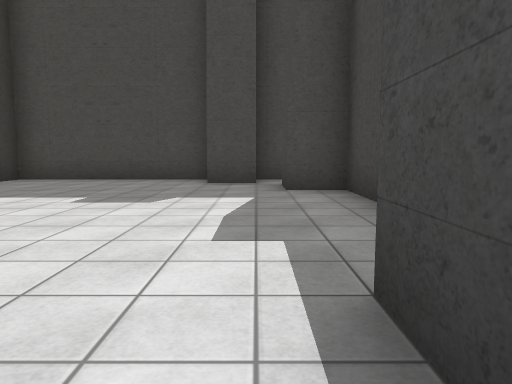
view 1 (above)

23 first-person views from a walk through a scene from a Unity 3-D project. The camera is 1.2 m above the floor, tilts 6° down and sees 70° across. The floor is counted in squares, 2 m on a side. Each view is taken from the middle of a square. On the plan, view 1 faces up. The plan holds only what a view shows up to about 10 squares ahead; the rest is blank. The place goes on beyond the plan. Some surface patterns are stand-ins.

view 2
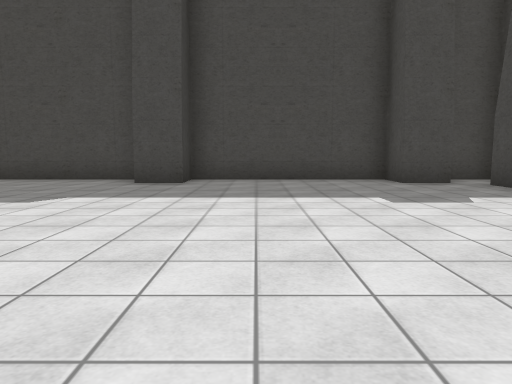

view 3
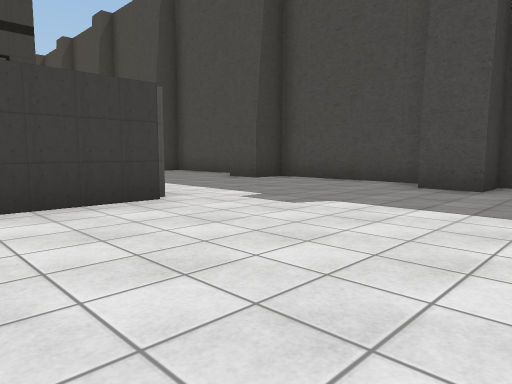

view 4
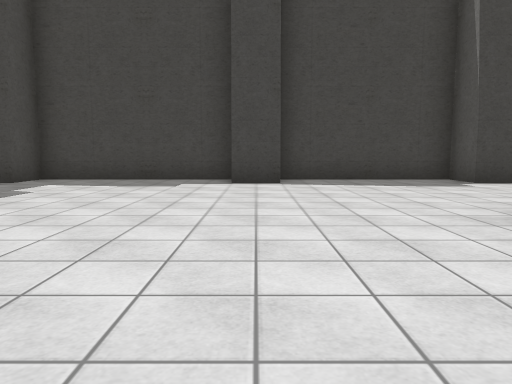

view 5
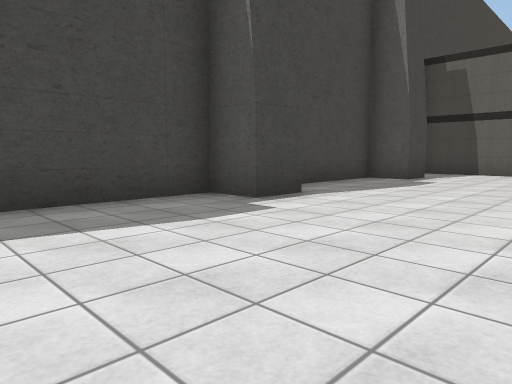

view 6
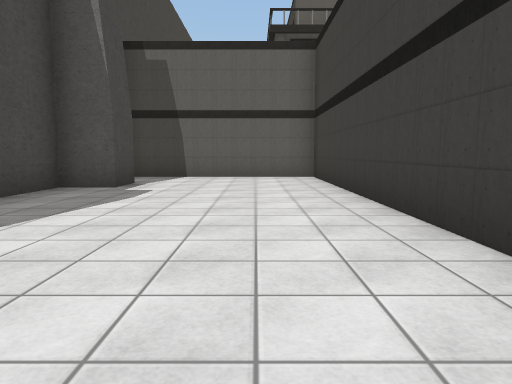

view 7
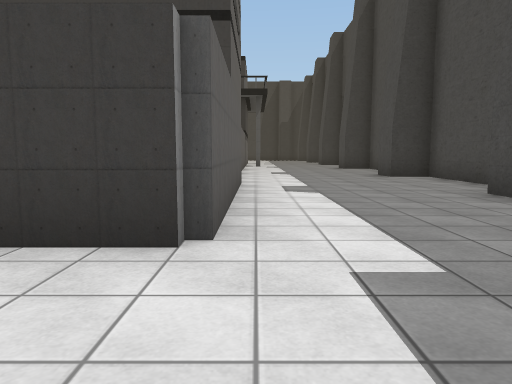

view 8
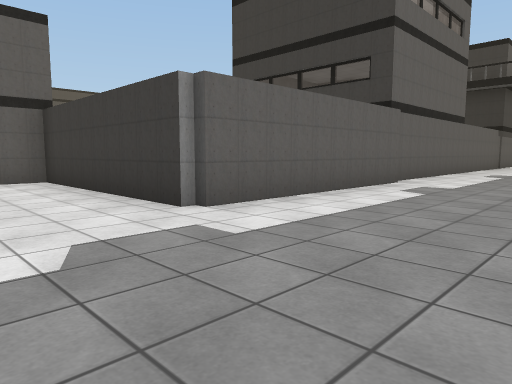

view 9
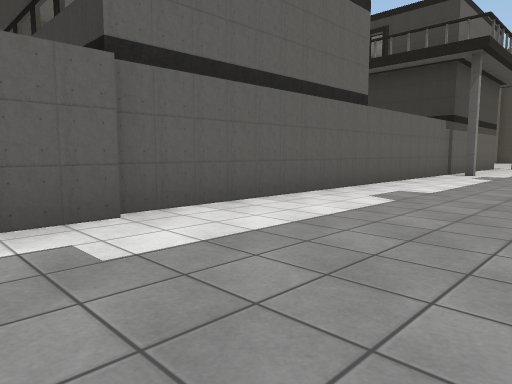

view 10
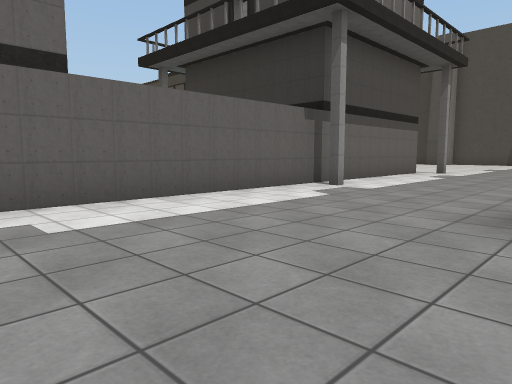

view 11
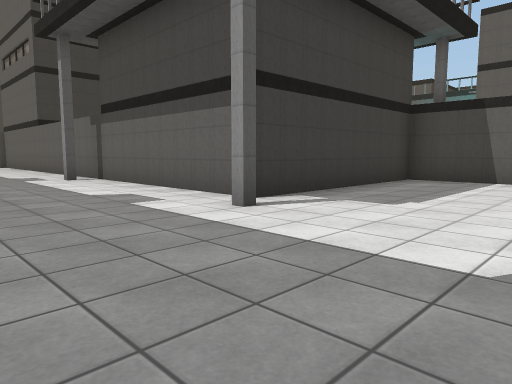

view 12
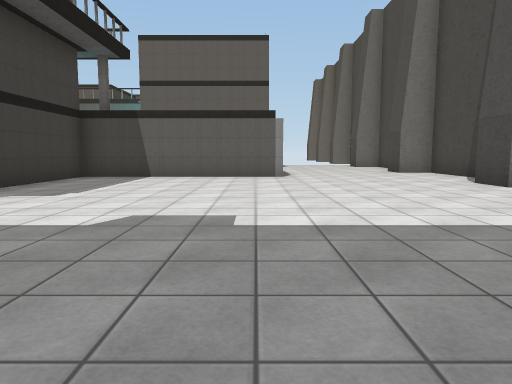

view 13
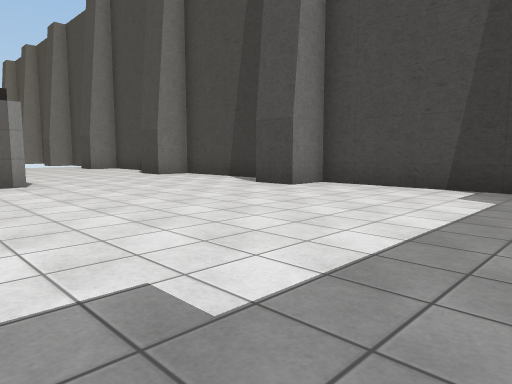

view 14
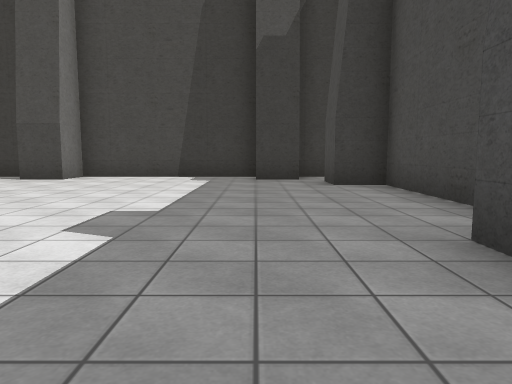

view 15
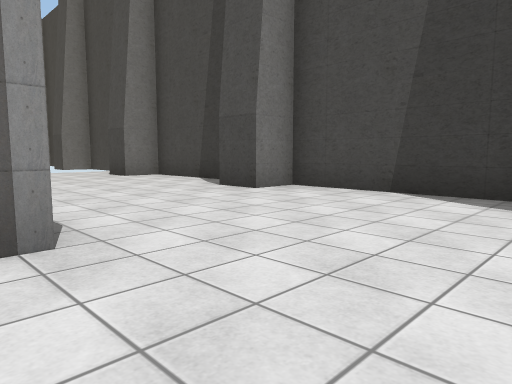

view 16
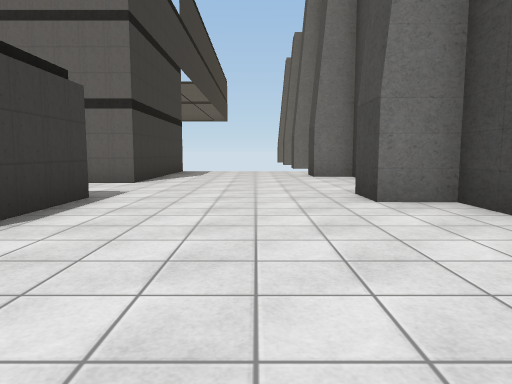

view 17
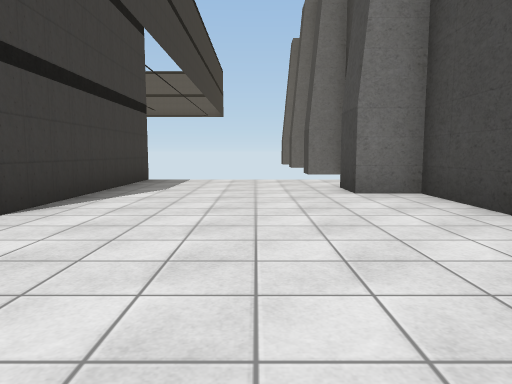

view 18
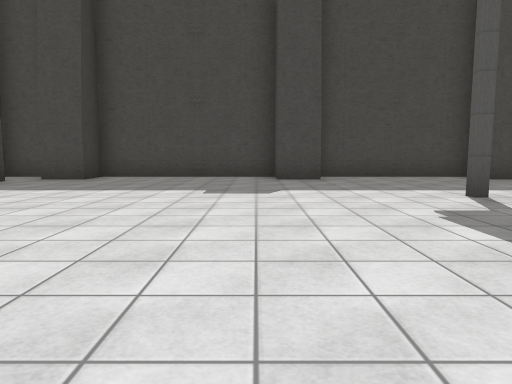

view 19
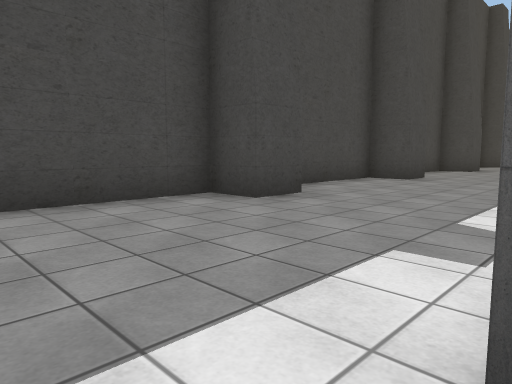

view 20
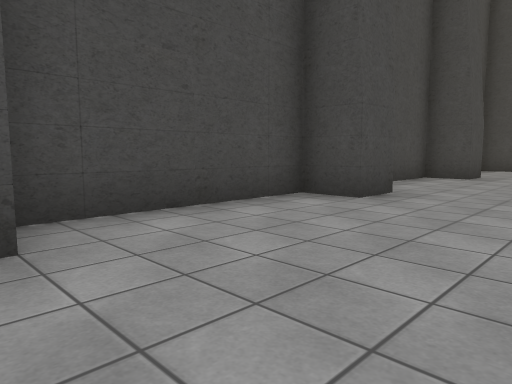

view 21
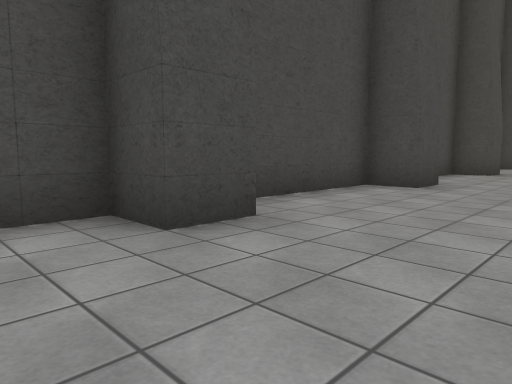

view 22
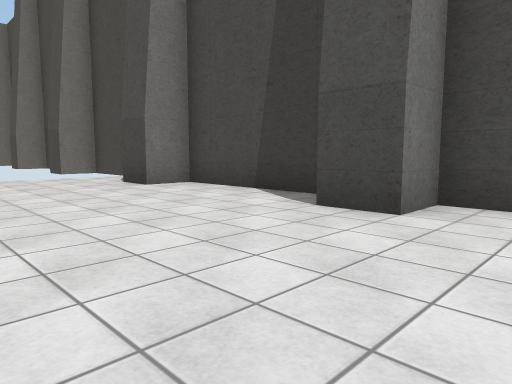

view 23
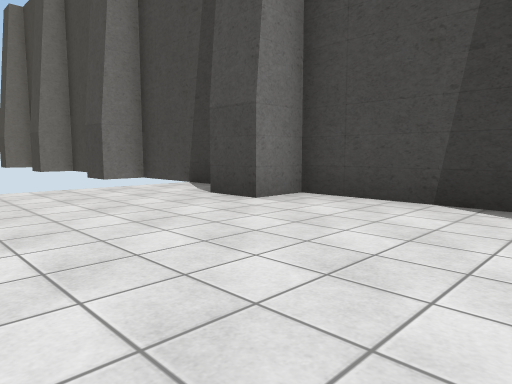

### Floor plan
Points are (right, up) in squares from view 1. A wall is a line through its corners. A room is listed if a view was taken in it or the views show most of it. See-through windows are left out.
Room 1 (views 1, 2, 3, 4, 5, 6, 7, 8, 9, 10, 20, 21)
walls: (-6.7, 8.5) (-10.5, 8.5) (-10.5, 7.5) (-11.6, 7.5); (-13.6, 3.7) (-8.3, 3.7) (-8.3, -1.5); (-12.2, 8.5) (-15.5, 8.5) (-15.5, 7.5) (-16.5, 7.5) (-16.5, 8.5) (-19.5, 8.5); (0.5, 0.4) (0.5, 1.5); (0, 7.5) (-1, 7.5) (-1, 8.5) (-5.5, 8.5) (-5.5, 7.5) (-6.6, 7.5); (1.5, 1.5) (1.5, 6) (0.5, 6) (0.5, 7); (-3.5, -6.5) (-3.5, -11.5) (1.3, -11.5); (1.5, 8.5) (0, 8.5); (0.5, -4.5) (0.5, -3.5) (1.5, -3.5) (1.5, 0.5); (-20.5, 7.5) (-21.5, 7.5) (-21.5, 8.5) (-25.4, 8.5); (0.5, -9.5) (0.5, -8.5) (1.5, -8.5) (1.5, -5.8); (-25.5, 7.5) (-26.5, 7.5) (-26.5, 8.5) (-27.5, 8.5); (-28, 3.5) (-13.5, 3.5)
ways out: opening at (-27, 6.5) to room 2
Room 2 (views 11, 12, 13, 14, 15, 16, 17, 18, 19, 22, 23)
walls: (-33.8, -1.5) (-28.5, -1.5) (-28.5, 3.5); (-33.7, -4) (-33.7, -2.2); (-38.5, 0.1) (-38.5, -3.5) (-37.5, -3.5) (-37.5, -4.6); (-38.5, -5.1) (-38.5, -8.5) (-37.5, -8.5) (-37.5, -9.6); (-38.5, 6) (-38.5, 1.5) (-37.5, 1.5) (-37.5, 0.4); (-37.5, 7) (-37.5, 5.9); (-30.5, 7.5) (-31.5, 7.5) (-31.5, 8.1); (-31.4, 8.5) (-36, 8.5) (-36, 7.5) (-37.1, 7.5); (-38.5, 8.5) (-38.5, 7.1); (-27.5, 8.5) (-30.4, 8.5); (-33.5, -11.5) (-33.5, -6.5); (-38.5, -10.8) (-38.5, -13)
ways out: opening at (-27, 6.5) to room 1; opening at (-32.5, -5.5)

Where each view was taken, in squares from view 1:
view 1: 0 up, 0 right, facing up
view 2: 0 up, 4 left, facing up
view 3: 1 up, 4 left, facing up-left
view 4: 1 up, 7 left, facing right
view 5: 0 up, 3 left, facing down-right
view 6: 2 down, 2 left, facing down
view 7: 4 up, 6 left, facing left
view 8: 7 up, 6 left, facing down-left
view 9: 7 up, 12 left, facing down-left
view 10: 8 up, 17 left, facing down-left
view 11: 7 up, 32 left, facing down-right
view 12: 8 up, 33 left, facing down
view 13: 6 up, 32 left, facing down-left
view 14: 6 up, 29 left, facing left
view 15: 1 up, 33 left, facing down-left
view 16: 1 up, 36 left, facing down
view 17: 3 down, 36 left, facing down
view 18: 1 down, 32 left, facing up
view 19: 4 up, 30 left, facing up-right
view 20: 5 up, 26 left, facing up-right
view 21: 5 up, 23 left, facing up-right
view 22: 2 down, 34 left, facing down-left
view 23: 5 down, 34 left, facing down-left
